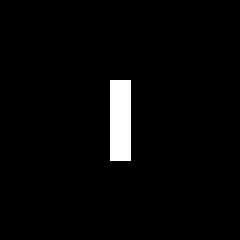
Frame 1 (no input)
Frame 60 (the mouse pressed at the canvas centre just before this capture): identical to frame 1, image omitted
Frame 120 (the mouse held since frame 60 and released just before this capture): identical to frame 1, image omitted

The Processing sketch that drew this single still picture (run headless with seeded random() and noise(); from frame 60 on, the mouse is pressed at the canvas centre):

// Processing sketch: processing_139051
// ── processing_139051.pde

// creHACKtivity workshop
// incontro 04 - esercizio 01

// le variabili che ci servono per ricreare il rettangolo a schermo
// e il suo movimento tramite l'uso della tastiera sono:
int x;        // posizione orizzontale
int y;        // posizione verticale
int w = 20;   // largehzza del rettangolo
int h = 80;   // altezza del rettangolo

int vel = 8;  // offset di movimento (velocità)


/////////////////////////////////////////////////////////////////// SETUP
void setup() {
  size(240, 240);
  smooth();
  
  // inizializzo la posizione in modo tale che il rettngolo,
  // all'avvio del programma, si trovi al centro dello schermo
  rectMode(CENTER);
  x = width/2;
  y = height/2;
  
}


//////////////////////////////////////////////////////////////////// DRAW
void draw() {
  background(0);
  
  checkBounds();
  
  stroke(255);
  fill(255);
  rect(x, y, w, h);
}



//////////////////////////////////////////////////////////// CHECK BOUNDS 
// la funzione check bounds si occupa di verificare la posizione del 
// rettangolo e assicurarsi che questo non finisca fuori dai bordi del
// canvas
void checkBounds() {
  if (y - h/2< 0) 
    y = 0 + h/2;
        
   if (y + h/2> height) 
     y = height - h/2;
  
  if (x - w/2< 0)
    x = 0 + w/2;
         
  if ( x + w/2> width)
    x = width - w/2;
}


///////////////////////////////////////////////////////////// KEY PRESSED 
// la pressione dei pulsanti direzionali fa si' che il rettangolo si 
// sposti nello spazio
void keyPressed() {
  if (key == CODED) {
    switch(keyCode) {
      
      case UP:
      println("freccia SU");
      y = y - vel;
      break;
      
      case DOWN:
      println("freccia GIU'");
      y = y + vel;
      break;
      
      case LEFT:
      println("freccia SINISTRA");
      x = x - vel;
      break;
      
      case RIGHT:
      println("freccia DESTRA");
      x = x + vel;
      break;
      
      default:
      println("non hai premuto un tasto di direzione! riprova.");     
      break;
    }  
  }  
}
